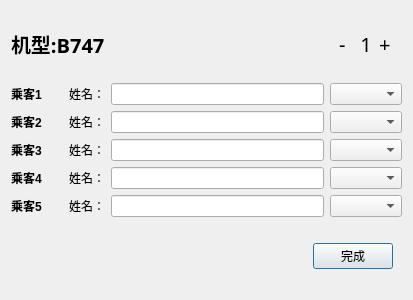
<?xml version="1.0" encoding="UTF-8"?>
<ui version="4.0">
 <class>BuyAddPersonDialog</class>
 <widget class="QDialog" name="BuyAddPersonDialog">
  <property name="geometry">
   <rect>
    <x>0</x>
    <y>0</y>
    <width>413</width>
    <height>300</height>
   </rect>
  </property>
  <property name="windowTitle">
   <string>Dialog</string>
  </property>
  <layout class="QGridLayout" name="gridLayout">
   <item row="0" column="0" colspan="2">
    <widget class="QLabel" name="label_airline">
     <property name="font">
      <font>
       <family>等线</family>
       <pointsize>15</pointsize>
       <weight>75</weight>
       <bold>true</bold>
      </font>
     </property>
     <property name="text">
      <string>机型:B747</string>
     </property>
    </widget>
   </item>
   <item row="0" column="2">
    <spacer name="horizontalSpacer_2">
     <property name="orientation">
      <enum>Qt::Horizontal</enum>
     </property>
     <property name="sizeHint" stdset="0">
      <size>
       <width>40</width>
       <height>20</height>
      </size>
     </property>
    </spacer>
   </item>
   <item row="0" column="3">
    <widget class="QWidget" name="widget" native="true">
     <property name="maximumSize">
      <size>
       <width>80</width>
       <height>16777215</height>
      </size>
     </property>
     <layout class="QHBoxLayout" name="horizontalLayout">
      <item>
       <widget class="ClickableLabel" name="label_down">
        <property name="maximumSize">
         <size>
          <width>20</width>
          <height>16777215</height>
         </size>
        </property>
        <property name="font">
         <font>
          <family>楷体</family>
          <pointsize>15</pointsize>
         </font>
        </property>
        <property name="text">
         <string>-</string>
        </property>
       </widget>
      </item>
      <item>
       <widget class="QLabel" name="label_num">
        <property name="font">
         <font>
          <family>楷体</family>
          <pointsize>15</pointsize>
         </font>
        </property>
        <property name="text">
         <string>1</string>
        </property>
        <property name="alignment">
         <set>Qt::AlignCenter</set>
        </property>
       </widget>
      </item>
      <item>
       <widget class="ClickableLabel" name="label_up">
        <property name="maximumSize">
         <size>
          <width>20</width>
          <height>16777215</height>
         </size>
        </property>
        <property name="font">
         <font>
          <family>楷体</family>
          <pointsize>15</pointsize>
         </font>
        </property>
        <property name="text">
         <string>+</string>
        </property>
       </widget>
      </item>
     </layout>
    </widget>
   </item>
   <item row="1" column="0">
    <widget class="QLabel" name="label_2">
     <property name="maximumSize">
      <size>
       <width>50</width>
       <height>16777215</height>
      </size>
     </property>
     <property name="font">
      <font>
       <weight>75</weight>
       <bold>true</bold>
      </font>
     </property>
     <property name="text">
      <string>乘客1</string>
     </property>
    </widget>
   </item>
   <item row="1" column="1">
    <widget class="QLabel" name="label_2_2">
     <property name="text">
      <string>姓名：</string>
     </property>
     <property name="alignment">
      <set>Qt::AlignRight|Qt::AlignTrailing|Qt::AlignVCenter</set>
     </property>
    </widget>
   </item>
   <item row="1" column="2">
    <widget class="QLineEdit" name="lineEdit_2"/>
   </item>
   <item row="1" column="3">
    <widget class="QComboBox" name="comboBox_2"/>
   </item>
   <item row="2" column="0">
    <widget class="QLabel" name="label_3">
     <property name="maximumSize">
      <size>
       <width>50</width>
       <height>16777215</height>
      </size>
     </property>
     <property name="font">
      <font>
       <weight>75</weight>
       <bold>true</bold>
      </font>
     </property>
     <property name="text">
      <string>乘客2</string>
     </property>
    </widget>
   </item>
   <item row="2" column="2">
    <widget class="QLineEdit" name="lineEdit_3"/>
   </item>
   <item row="2" column="3">
    <widget class="QComboBox" name="comboBox_3"/>
   </item>
   <item row="3" column="0">
    <widget class="QLabel" name="label_4">
     <property name="maximumSize">
      <size>
       <width>50</width>
       <height>16777215</height>
      </size>
     </property>
     <property name="font">
      <font>
       <weight>75</weight>
       <bold>true</bold>
      </font>
     </property>
     <property name="text">
      <string>乘客3</string>
     </property>
    </widget>
   </item>
   <item row="3" column="2">
    <widget class="QLineEdit" name="lineEdit_4"/>
   </item>
   <item row="3" column="3">
    <widget class="QComboBox" name="comboBox_4"/>
   </item>
   <item row="4" column="0">
    <widget class="QLabel" name="label_5">
     <property name="maximumSize">
      <size>
       <width>50</width>
       <height>16777215</height>
      </size>
     </property>
     <property name="font">
      <font>
       <weight>75</weight>
       <bold>true</bold>
      </font>
     </property>
     <property name="text">
      <string>乘客4</string>
     </property>
    </widget>
   </item>
   <item row="4" column="2">
    <widget class="QLineEdit" name="lineEdit_5"/>
   </item>
   <item row="4" column="3">
    <widget class="QComboBox" name="comboBox_5"/>
   </item>
   <item row="5" column="0">
    <widget class="QLabel" name="label_6">
     <property name="maximumSize">
      <size>
       <width>50</width>
       <height>16777215</height>
      </size>
     </property>
     <property name="font">
      <font>
       <weight>75</weight>
       <bold>true</bold>
      </font>
     </property>
     <property name="text">
      <string>乘客5</string>
     </property>
    </widget>
   </item>
   <item row="5" column="2">
    <widget class="QLineEdit" name="lineEdit_6"/>
   </item>
   <item row="5" column="3">
    <widget class="QComboBox" name="comboBox_6"/>
   </item>
   <item row="2" column="1">
    <widget class="QLabel" name="label_3_2">
     <property name="text">
      <string>姓名：</string>
     </property>
     <property name="alignment">
      <set>Qt::AlignRight|Qt::AlignTrailing|Qt::AlignVCenter</set>
     </property>
    </widget>
   </item>
   <item row="3" column="1">
    <widget class="QLabel" name="label_4_2">
     <property name="text">
      <string>姓名：</string>
     </property>
     <property name="alignment">
      <set>Qt::AlignRight|Qt::AlignTrailing|Qt::AlignVCenter</set>
     </property>
    </widget>
   </item>
   <item row="4" column="1">
    <widget class="QLabel" name="label_5_2">
     <property name="text">
      <string>姓名：</string>
     </property>
     <property name="alignment">
      <set>Qt::AlignRight|Qt::AlignTrailing|Qt::AlignVCenter</set>
     </property>
    </widget>
   </item>
   <item row="5" column="1">
    <widget class="QLabel" name="label_6_2">
     <property name="text">
      <string>姓名：</string>
     </property>
     <property name="alignment">
      <set>Qt::AlignRight|Qt::AlignTrailing|Qt::AlignVCenter</set>
     </property>
    </widget>
   </item>
   <item row="6" column="0" colspan="4">
    <widget class="QWidget" name="widget_2" native="true">
     <layout class="QHBoxLayout" name="horizontalLayout_2">
      <item>
       <spacer name="horizontalSpacer">
        <property name="orientation">
         <enum>Qt::Horizontal</enum>
        </property>
        <property name="sizeHint" stdset="0">
         <size>
          <width>266</width>
          <height>20</height>
         </size>
        </property>
       </spacer>
      </item>
      <item>
       <widget class="QPushButton" name="pushButton">
        <property name="text">
         <string>完成</string>
        </property>
       </widget>
      </item>
     </layout>
    </widget>
   </item>
  </layout>
 </widget>
 <customwidgets>
  <customwidget>
   <class>ClickableLabel</class>
   <extends>QLabel</extends>
   <header>clickablelabel.h</header>
  </customwidget>
 </customwidgets>
 <resources/>
 <connections/>
</ui>
